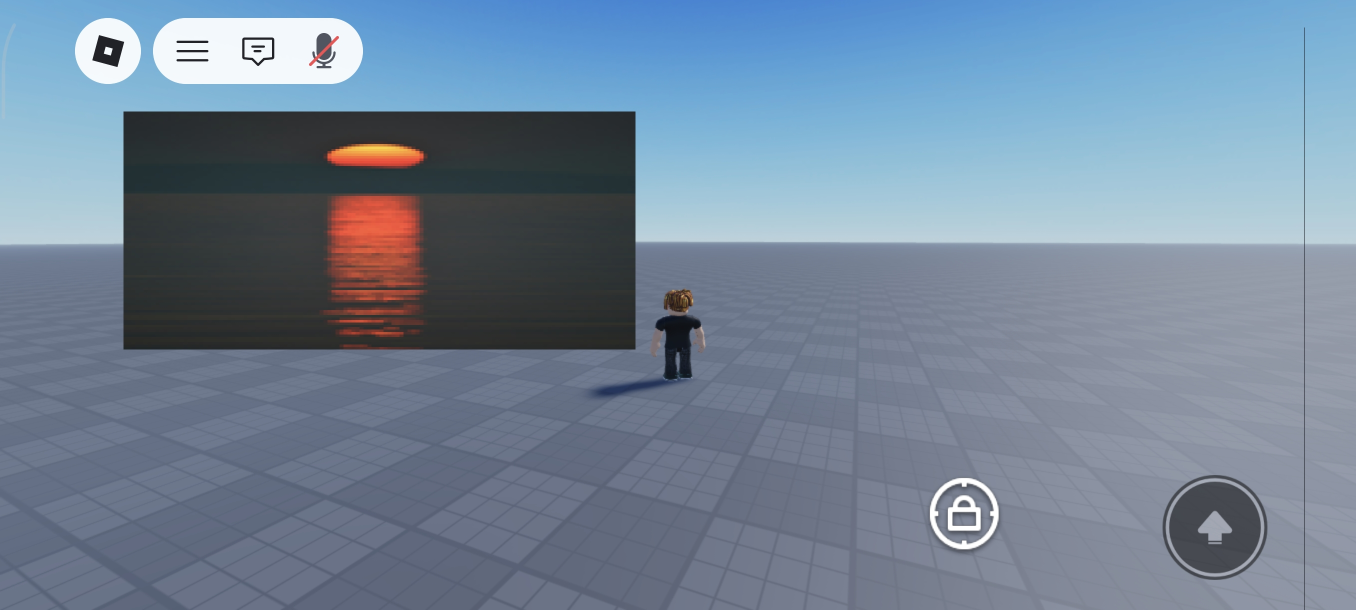
#> input picture examples/example-1.jpg, 2712 x 1220 px (shown at 1/2 size)
$ python ImageToRBX.py examples/example-1.jpg
#> lines starting #> are read from the running program, lines starting #| are printed output that depends on the picture
import argparse
import os
from PIL import Image
from string import Template

IMAGE_TEMPLATE = Template("""
-- Generated image data ImageToRBX

local image = {
$IMAGE_DATA
}

return image
""")

LUA_TEMPLATE = Template("""
-- Generated by ImageToRBX

local Players = game:GetService("Players")
local player = Players.LocalPlayer

local image = {
$IMAGE_DATA
}

local gui = Instance.new("ScreenGui")
gui.Name = "Container"
gui.Parent = player.PlayerGui

local frame = Instance.new("Frame")
frame.Name = "ImageFrame"
frame.Position = UDim2.new(0.058,0,0.047,0)
frame.Size = UDim2.new(0.408,0,0.455,0)
frame.BorderSizePixel = 0
frame.Parent = gui

local rows = #image
local cols = #image[1]

local grid = Instance.new("UIGridLayout")
grid.CellSize = UDim2.new(
    1 / cols,
    0,
    1 / rows,
    0
)
grid.CellPadding = UDim2.new(0,0,0,0)
grid.Parent = frame

local order = 0

for y = 1, rows do
    for x = 1, #image[y] do
        local pixel = Instance.new("Frame")
        local color = image[y][x]

        pixel.BackgroundColor3 = Color3.fromRGB(
            color[1],
            color[2],
            color[3]
        )

        pixel.BorderSizePixel = 0
        pixel.LayoutOrder = order
        pixel.Parent = frame

        if color[4] then
            pixel.BackgroundTransparency = 1 - color[4]/255
        end

        order = order + 1
    end
end
""")

def load_image(path, size):
#> called with path = 'examples/example-1.jpg', size = (128, 96)
    img = Image.open(path).convert('RGBA')
    return img.resize(size)
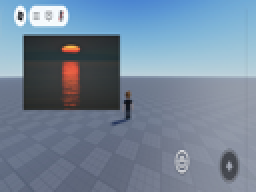
#> returned value: PIL image 128x96 RGBA (shown 2 times larger); mean R, G, B, A 114.5, 132.7, 152.5, 255

def build_image_data(image):
    pixels = image.load()
    width, height = image.size

    rows = []

    for y in range(height):
        row = []

        for x in range(width):
            r, g, b, a = pixels[x, y]
            row.append(f"{{{r},{g},{b},{a}}}")

        rows.append("{" + ",".join(row) + "}")

    return ",".join(rows)

def generate_image_module(image):
    image_data = build_image_data(image)

    return IMAGE_TEMPLATE.substitute(
        IMAGE_DATA=image_data
    )

def generate_lua(image):
    return LUA_TEMPLATE.substitute(
        IMAGE_DATA=build_image_data(image)
    )

def main():
    parser = argparse.ArgumentParser()

    # Args
    parser.add_argument("input")
    parser.add_argument("-o", "--output")
    parser.add_argument("-w", "--width", type=int, default=128)
    parser.add_argument("-H", "--height", type=int, default=96)
    parser.add_argument("--format", choices=["rbxmx", "lua"], default="rbxmx")

    args = parser.parse_args()

    print("Input:", args.input)
    print("Size:", args.width, "x", args.height)
    print("Format:", args.format)

    image = load_image(args.input, (args.width, args.height))

    if args.format == "lua":
        result = generate_lua(image)

        if args.output is None:
            args.output = "output.lua"

    else:
#> (the run stopped early here; a loop or call above may not have finished)
